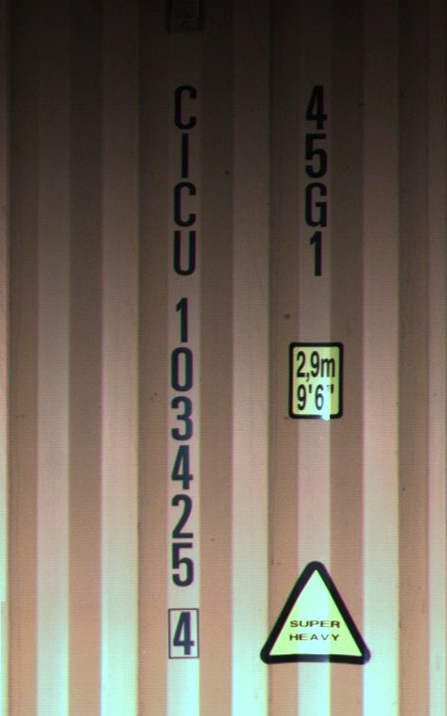
#> input picture 练习/example1.png, 447 x 716 px
$ python '实例_8-未修改完成的对比度增强.py'
#> lines starting #> are read from the running program, lines starting #| are printed output that depends on the picture
# -*- 2 -*-
"""
功能：颜色规范化，最大值灰度处理
作者：fenghuohuo
日期：2021年11月8日
不知道为什么报错
"""
import cv2
import cv2 as cv
import numpy as np
import matplotlib.pyplot as plt

img = cv2.imread('example1.png')
#> img is the input picture: shape (716, 447, 3); mean B, G, R 91.2, 103.8, 114
height = img.shape[0]
#> height = 716
width = img.shape[1]
#> width = 447
loop_1 = int(height*2/5)
#> loop_1 = 286
loop_2 = int(height*2/5)
#> loop_2 = 286

img_gray = cv2.cvtColor(img, cv2.COLOR_BGR2GRAY)
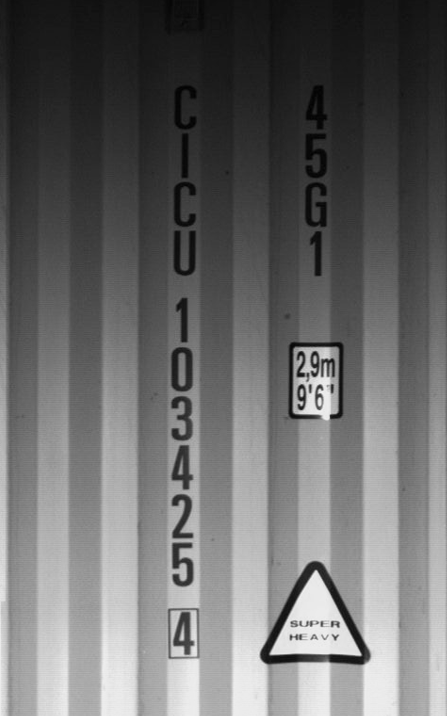
#> img_gray: shape (716, 447); min 0, max 240, mean 105.4
cv2.imshow("img_gray", img_gray)

img_half_1 = img_gray[0:loop_1, 0:width]
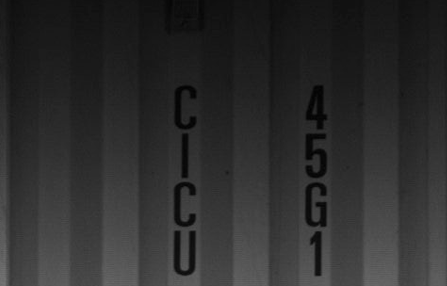
#> img_half_1: shape (286, 447); min 0, max 116, mean 44.8
cv2.imshow("half_1", img_half_1)

flat_gray_1 = img_half_1.reshape(width * loop_1).tolist()
#> flat_gray_1 = 127842 items
A = min(flat_gray_1)  # 最小灰度值
#> A = 0
B = max(flat_gray_1)  # 最大灰度值
#> B = 116
for i in range(loop_1):
    for j in range(width):
        img_gray[i, j] = 255/(B - A)*(img_half_1[i, j] - A)+0.5
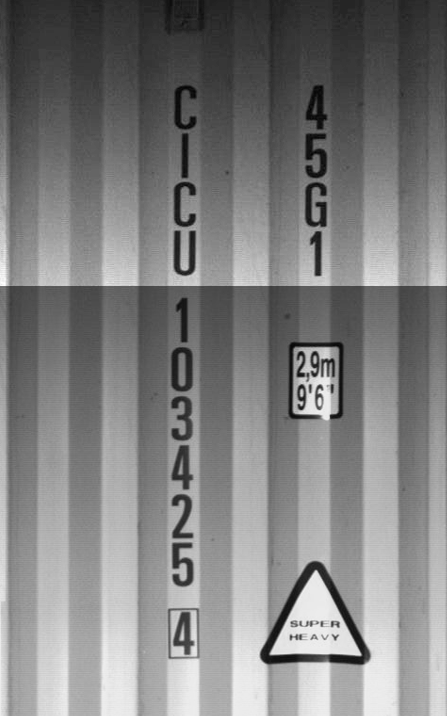
#> img_gray: shape (716, 447); min 0, max 255, mean 126.9

img_half_2 = img_gray[loop_1:height, 0:width]
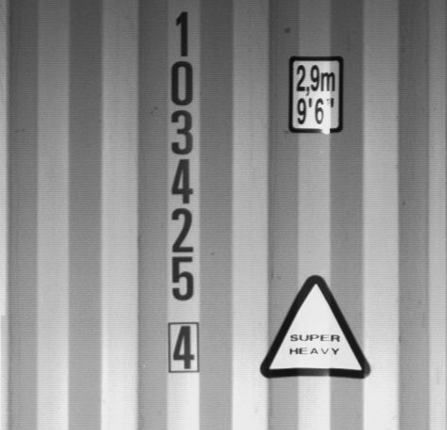
#> img_half_2: shape (430, 447); min 6, max 240, mean 145.8
cv2.imshow("half_2", img_half_2)

#> (the run stopped early here; a loop or call above may not have finished)

$ run again, with 练习/example2.png copied over 练习/example1.png
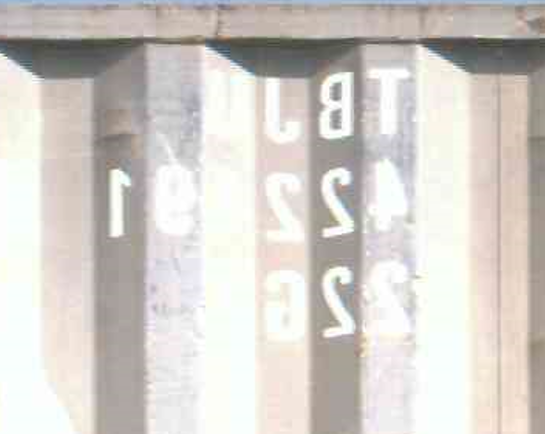
#> input picture 练习/example2.png, 545 x 434 px
#> img is the input picture: shape (434, 545, 3); mean B, G, R 202.3, 207.3, 212
#> `img_half_1 = img_gray[0:loop_1, 0:width]`:
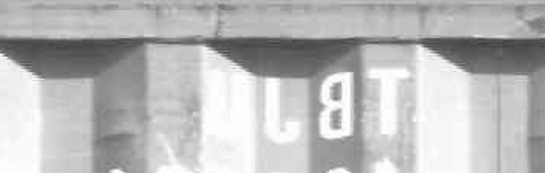
#> img_half_1: shape (173, 545); min 58, max 255, mean 186
#> flat_gray_1 = 94285 items
#> A = 58
#> B = 255
#> `img_half_2 = img_gray[loop_1:height, 0:width]`:
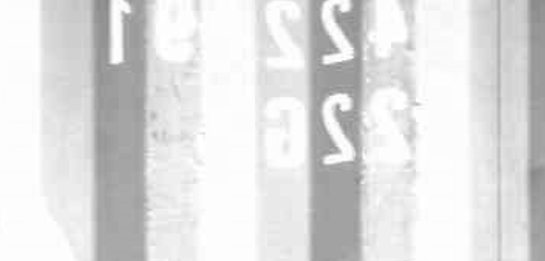
#> img_half_2: shape (261, 545); min 135, max 255, mean 222.9

$ run again, with 练习/example4.png copied over 练习/example1.png
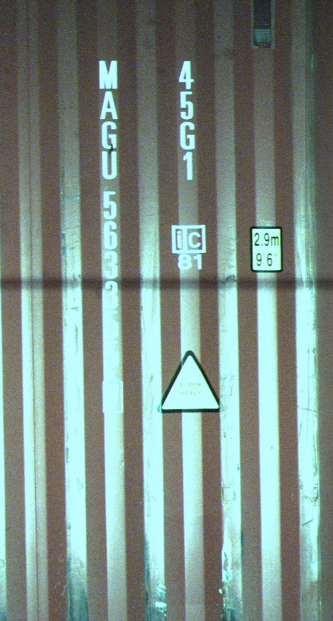
#> input picture 练习/example4.png, 333 x 621 px
#> img is the input picture: shape (621, 333, 3); mean B, G, R 133.2, 140.5, 122.5
#> `img_half_1 = img_gray[0:loop_1, 0:width]`:
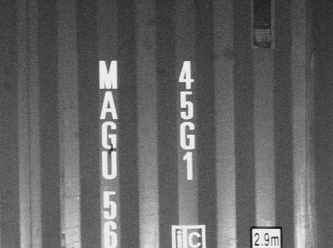
#> img_half_1: shape (248, 333); min 18, max 241, mean 99.3
#> flat_gray_1 = 82584 items
#> A = 18
#> B = 241
#> `img_half_2 = img_gray[loop_1:height, 0:width]`:
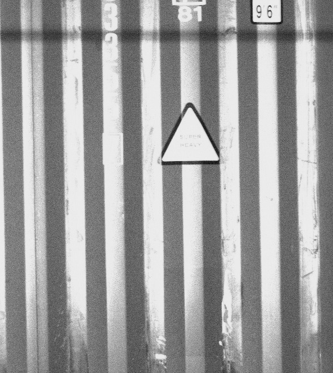
#> img_half_2: shape (373, 333); min 18, max 240, mean 157.6

$ run again, with 练习/3.png copied over 练习/example1.png
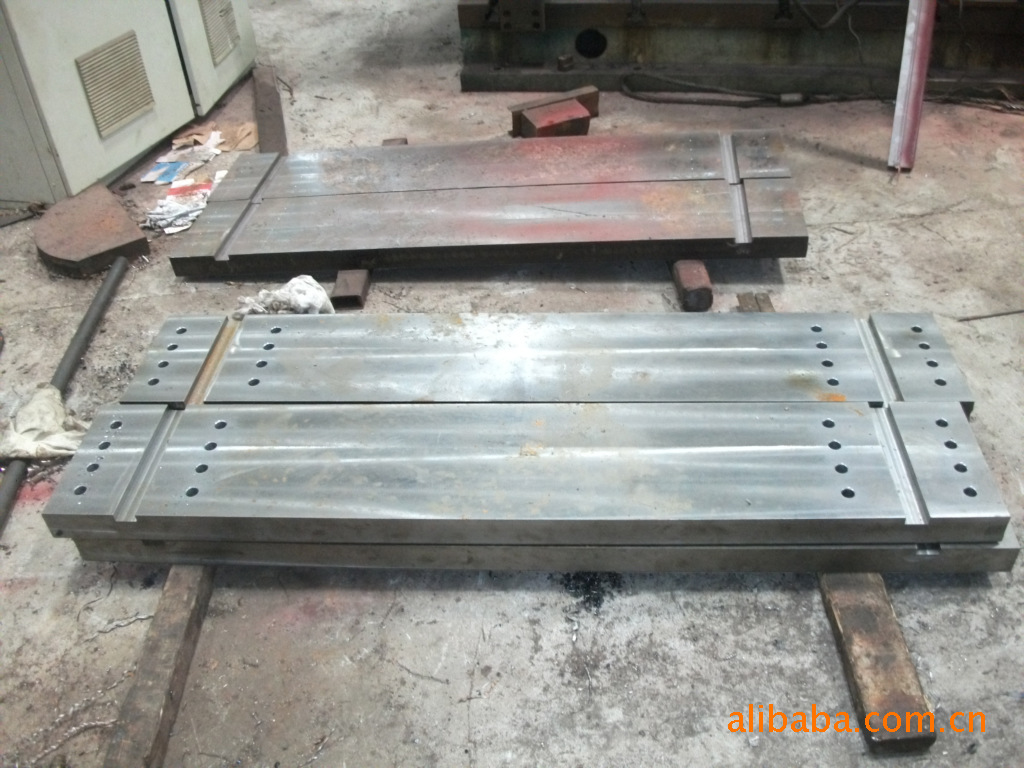
#> input picture 练习/3.png, 1024 x 768 px
#> img is the input picture: shape (768, 1024, 3); mean B, G, R 140.3, 145.3, 146.5
#> `img_half_1 = img_gray[0:loop_1, 0:width]`:
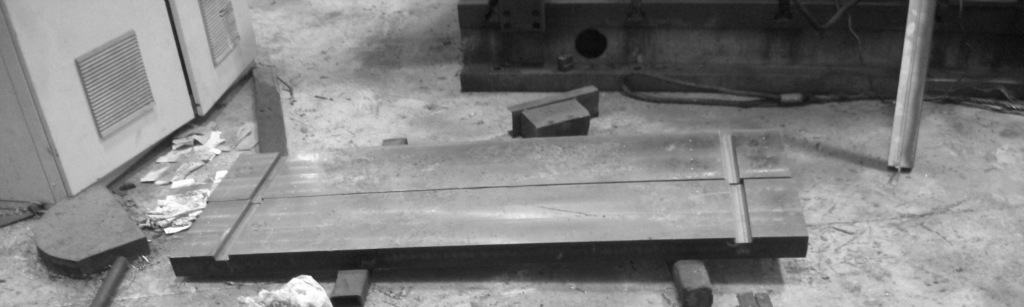
#> img_half_1: shape (307, 1024); min 10, max 255, mean 128.7
#> flat_gray_1 = 314368 items
#> A = 10
#> B = 255
#> `img_half_2 = img_gray[loop_1:height, 0:width]`:
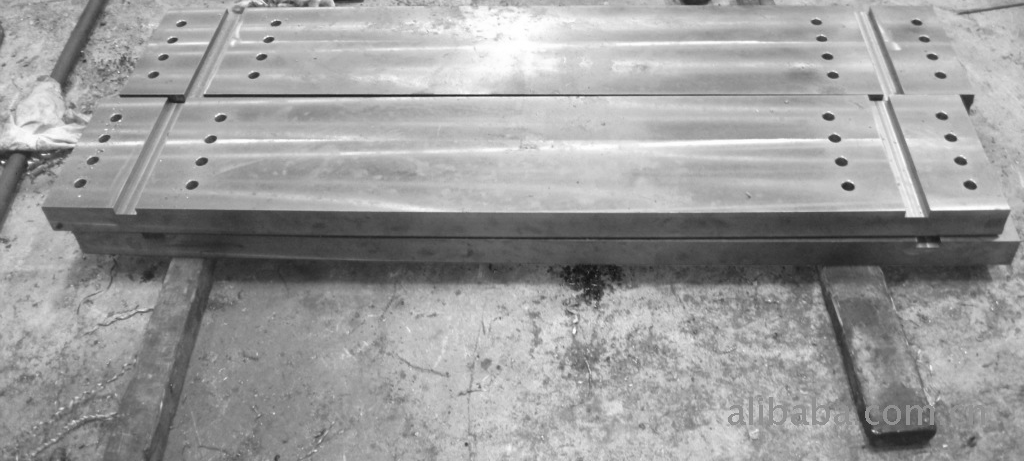
#> img_half_2: shape (461, 1024); min 19, max 255, mean 156
